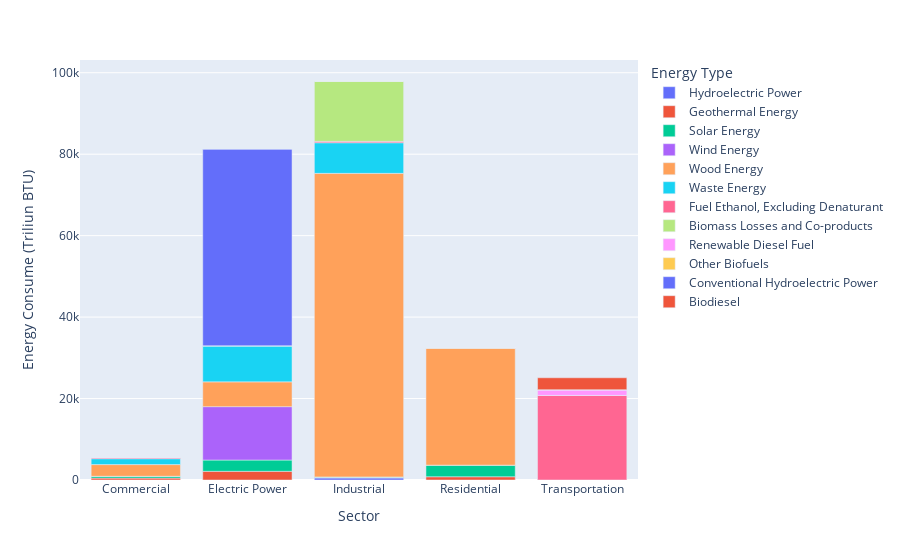

The cell this chart's notebook holds for it:
### Code cell
# Melt the DataFrame to have 'Sector' as the categorical variable and float-type columns as values
melted_df = energy_sector_cons.melt(id_vars='Sector',
                                    value_vars=energy_sector_cons.select_dtypes(include='float').columns)

change_name = melted_df.set_axis(['Sector','Energy Type', 'Energy Consume (Triliun BTU)'], axis='columns')

fig = px.bar(change_name, x='Sector', y='Energy Consume (Triliun BTU)', color='Energy Type')

fig.show()

### Figure 1 — Plotly figure (JSON) as saved in the notebook; plotly's stock layout.template omitted (floating-point values rounded to 4 significant figures)
{"data": [{"alignmentgroup": "True", "hovertemplate": "Energy Type=Hydroelectric Power<br>Sector=%{x}<br>Energy Consume (Triliun BTU)=%{y}<extra></extra>", "legendgroup": "Hydroelectric Power", "marker": {"color": "#636efa", "pattern": {"shape": ""}}, "name": "Hydroelectric Power", "offsetgroup": "Hydroelectric Power", "orientation": "v", "showlegend": true, "textposition": "auto", "type": "bar", "x": ["Commercial", "Electric Power", "Industrial", "Residential", "Transportation"], "xaxis": "x", "y": [13.41, 0, 506.9, 0, 0], "yaxis": "y"}, {"alignmentgroup": "True", "hovertemplate": "Energy Type=Geothermal Energy<br>Sector=%{x}<br>Energy Consume (Triliun BTU)=%{y}<extra></extra>", "legendgroup": "Geothermal Energy", "marker": {"color": "#EF553B", "pattern": {"shape": ""}}, "name": "Geothermal Energy", "offsetgroup": "Geothermal Energy", "orientation": "v", "showlegend": true, "textposition": "auto", "type": "bar", "x": ["Commercial", "Electric Power", "Industrial", "Residential", "Transportation"], "xaxis": "x", "y": [450.6, 2132.0, 132.2, 798.7, 0], "yaxis": "y"}, {"alignmentgroup": "True", "hovertemplate": "Energy Type=Solar Energy<br>Sector=%{x}<br>Energy Consume (Triliun BTU)=%{y}<extra></extra>", "legendgroup": "Solar Energy", "marker": {"color": "#00cc96", "pattern": {"shape": ""}}, "name": "Solar Energy", "offsetgroup": "Solar Energy", "orientation": "v", "showlegend": true, "textposition": "auto", "type": "bar", "x": ["Commercial", "Electric Power", "Industrial", "Residential", "Transportation"], "xaxis": "x", "y": [446.3, 2765.0, 111.8, 2853.0, 0], "yaxis": "y"}, {"alignmentgroup": "True", "hovertemplate": "Energy Type=Wind Energy<br>Sector=%{x}<br>Energy Consume (Triliun BTU)=%{y}<extra></extra>", "legendgroup": "Wind Energy", "marker": {"color": "#ab63fa", "pattern": {"shape": ""}}, "name": "Wind Energy", "offsetgroup": "Wind Energy", "orientation": "v", "showlegend": true, "textposition": "auto", "type": "bar", "x": ["Commercial", "Electric Power", "Industrial", "Residential", "Transportation"], "xaxis": "x", "y": [5.802, 13110.0, 5.159, 0, 0], "yaxis": "y"}, {"alignmentgroup": "True", "hovertemplate": "Energy Type=Wood Energy<br>Sector=%{x}<br>Energy Consume (Triliun BTU)=%{y}<extra></extra>", "legendgroup": "Wood Energy", "marker": {"color": "#FFA15A", "pattern": {"shape": ""}}, "name": "Wood Energy", "offsetgroup": "Wood Energy", "orientation": "v", "showlegend": true, "textposition": "auto", "type": "bar", "x": ["Commercial", "Electric Power", "Industrial", "Residential", "Transportation"], "xaxis": "x", "y": [2869.0, 6084.0, 74540.0, 28820.0, 0], "yaxis": "y"}, {"alignmentgroup": "True", "hovertemplate": "Energy Type=Waste Energy<br>Sector=%{x}<br>Energy Consume (Triliun BTU)=%{y}<extra></extra>", "legendgroup": "Waste Energy", "marker": {"color": "#19d3f3", "pattern": {"shape": ""}}, "name": "Waste Energy", "offsetgroup": "Waste Energy", "orientation": "v", "showlegend": true, "textposition": "auto", "type": "bar", "x": ["Commercial", "Electric Power", "Industrial", "Residential", "Transportation"], "xaxis": "x", "y": [1444.0, 8873.0, 7521.0, 0, 0], "yaxis": "y"}, {"alignmentgroup": "True", "hovertemplate": "Energy Type=Fuel Ethanol, Excluding Denaturant<br>Sector=%{x}<br>Energy Consume (Triliun BTU)=%{y}<extra></extra>", "legendgroup": "Fuel Ethanol, Excluding Denaturant", "marker": {"color": "#FF6692", "pattern": {"shape": ""}}, "name": "Fuel Ethanol, Excluding Denaturant", "offsetgroup": "Fuel Ethanol, Excluding Denaturant", "orientation": "v", "showlegend": true, "textposition": "auto", "type": "bar", "x": ["Commercial", "Electric Power", "Industrial", "Residential", "Transportation"], "xaxis": "x", "y": [279.6, 0, 339.0, 0, 20760.0], "yaxis": "y"}, {"alignmentgroup": "True", "hovertemplate": "Energy Type=Biomass Losses and Co-products<br>Sector=%{x}<br>Energy Consume (Triliun BTU)=%{y}<extra></extra>", "legendgroup": "Biomass Losses and Co-products", "marker": {"color": "#B6E880", "pattern": {"shape": ""}}, "name": "Biomass Losses and Co-products", "offsetgroup": "Biomass Losses and Co-products", "orientation": "v", "showlegend": true, "textposition": "auto", "type": "bar", "x": ["Commercial", "Electric Power", "Industrial", "Residential", "Transportation"], "xaxis": "x", "y": [0, 0, 14820.0, 0, 0], "yaxis": "y"}, {"alignmentgroup": "True", "hovertemplate": "Energy Type=Renewable Diesel Fuel<br>Sector=%{x}<br>Energy Consume (Triliun BTU)=%{y}<extra></extra>", "legendgroup": "Renewable Diesel Fuel", "marker": {"color": "#FF97FF", "pattern": {"shape": ""}}, "name": "Renewable Diesel Fuel", "offsetgroup": "Renewable Diesel Fuel", "orientation": "v", "showlegend": true, "textposition": "auto", "type": "bar", "x": ["Commercial", "Electric Power", "Industrial", "Residential", "Transportation"], "xaxis": "x", "y": [0, 0, 0, 0, 1315.0], "yaxis": "y"}, {"alignmentgroup": "True", "hovertemplate": "Energy Type=Other Biofuels<br>Sector=%{x}<br>Energy Consume (Triliun BTU)=%{y}<extra></extra>", "legendgroup": "Other Biofuels", "marker": {"color": "#FECB52", "pattern": {"shape": ""}}, "name": "Other Biofuels", "offsetgroup": "Other Biofuels", "orientation": "v", "showlegend": true, "textposition": "auto", "type": "bar", "x": ["Commercial", "Electric Power", "Industrial", "Residential", "Transportation"], "xaxis": "x", "y": [0, 0, 0, 0, 97.32], "yaxis": "y"}, {"alignmentgroup": "True", "hovertemplate": "Energy Type=Conventional Hydroelectric Power<br>Sector=%{x}<br>Energy Consume (Triliun BTU)=%{y}<extra></extra>", "legendgroup": "Conventional Hydroelectric Power", "marker": {"color": "#636efa", "pattern": {"shape": ""}}, "name": "Conventional Hydroelectric Power", "offsetgroup": "Conventional Hydroelectric Power", "orientation": "v", "showlegend": true, "textposition": "auto", "type": "bar", "x": ["Commercial", "Electric Power", "Industrial", "Residential", "Transportation"], "xaxis": "x", "y": [0, 48300.0, 0, 0, 0], "yaxis": "y"}, {"alignmentgroup": "True", "hovertemplate": "Energy Type=Biodiesel<br>Sector=%{x}<br>Energy Consume (Triliun BTU)=%{y}<extra></extra>", "legendgroup": "Biodiesel", "marker": {"color": "#EF553B", "pattern": {"shape": ""}}, "name": "Biodiesel", "offsetgroup": "Biodiesel", "orientation": "v", "showlegend": true, "textposition": "auto", "type": "bar", "x": ["Commercial", "Electric Power", "Industrial", "Residential", "Transportation"], "xaxis": "x", "y": [0, 0, 0, 0, 2923.0], "yaxis": "y"}], "layout": {"barmode": "relative", "legend": {"title": {"text": "Energy Type"}, "tracegroupgap": 0}, "margin": {"t": 60}, "xaxis": {"anchor": "y", "domain": [0, 1], "title": {"text": "Sector"}}, "yaxis": {"anchor": "x", "domain": [0, 1], "title": {"text": "Energy Consume (Triliun BTU)"}}}}
